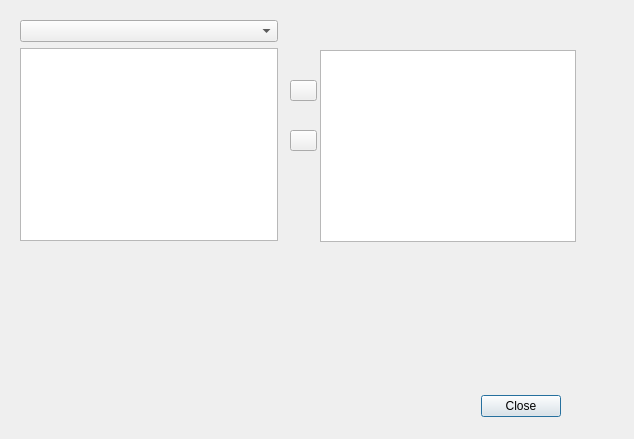
<?xml version="1.0" encoding="UTF-8"?>
<ui version="4.0">
 <class>Dialog</class>
 <widget class="QDialog" name="Dialog">
  <property name="geometry">
   <rect>
    <x>0</x>
    <y>0</y>
    <width>634</width>
    <height>439</height>
   </rect>
  </property>
  <property name="windowTitle">
   <string>Dialog</string>
  </property>
  <widget class="QDialogButtonBox" name="buttonBox">
   <property name="geometry">
    <rect>
     <x>220</x>
     <y>390</y>
     <width>341</width>
     <height>32</height>
    </rect>
   </property>
   <property name="orientation">
    <enum>Qt::Horizontal</enum>
   </property>
   <property name="standardButtons">
    <set>QDialogButtonBox::Close</set>
   </property>
  </widget>
  <widget class="QTreeView" name="treeView_2">
   <property name="geometry">
    <rect>
     <x>320</x>
     <y>50</y>
     <width>256</width>
     <height>192</height>
    </rect>
   </property>
   <property name="rootIsDecorated">
    <bool>false</bool>
   </property>
  </widget>
  <widget class="QToolButton" name="toolButton">
   <property name="geometry">
    <rect>
     <x>290</x>
     <y>80</y>
     <width>27</width>
     <height>21</height>
    </rect>
   </property>
   <property name="text">
    <string/>
   </property>
  </widget>
  <widget class="QToolButton" name="toolButton_2">
   <property name="geometry">
    <rect>
     <x>290</x>
     <y>130</y>
     <width>27</width>
     <height>21</height>
    </rect>
   </property>
   <property name="text">
    <string/>
   </property>
  </widget>
  <widget class="QWidget" name="">
   <property name="geometry">
    <rect>
     <x>20</x>
     <y>20</y>
     <width>258</width>
     <height>221</height>
    </rect>
   </property>
   <layout class="QVBoxLayout" name="verticalLayout">
    <item>
     <widget class="QComboBox" name="comboBox"/>
    </item>
    <item>
     <widget class="QTreeView" name="treeView">
      <property name="rootIsDecorated">
       <bool>false</bool>
      </property>
     </widget>
    </item>
   </layout>
  </widget>
 </widget>
 <resources/>
 <connections>
  <connection>
   <sender>buttonBox</sender>
   <signal>accepted()</signal>
   <receiver>Dialog</receiver>
   <slot>accept()</slot>
   <hints>
    <hint type="sourcelabel">
     <x>248</x>
     <y>254</y>
    </hint>
    <hint type="destinationlabel">
     <x>157</x>
     <y>274</y>
    </hint>
   </hints>
  </connection>
  <connection>
   <sender>buttonBox</sender>
   <signal>rejected()</signal>
   <receiver>Dialog</receiver>
   <slot>reject()</slot>
   <hints>
    <hint type="sourcelabel">
     <x>316</x>
     <y>260</y>
    </hint>
    <hint type="destinationlabel">
     <x>286</x>
     <y>274</y>
    </hint>
   </hints>
  </connection>
 </connections>
</ui>
